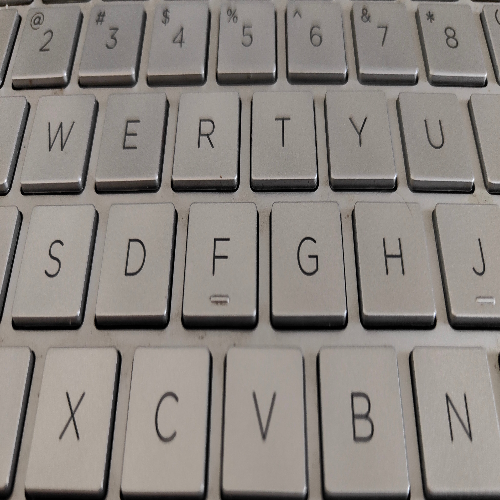
#> input picture Affine transformation/Sample.png, 500 x 500 px
$ python afffine_transformation.py
#> lines starting #> are read from the running program, lines starting #| are printed output that depends on the picture
import cv2
import numpy as np
import tkinter as tk
from tkinter.filedialog import *

photo = askopenfilename() # reading the input image
#> the answer given: Sample.png
img = cv2.imread(photo)
#> img is the input picture: shape (500, 500, 3); mean B, G, R 128.3, 133.4, 139.1
rows, columns, ch = img.shape
#> rows = 500; columns = 500; ch = 3
window = tk.Tk()
window.title("Perspective transform")
window.geometry('350x200')


# pts1 is an array storing coordinates of 3 points on the original image
pts1 = np.float32([[50,50],[200,50],[50,200]])
# pts2 is an array storing coordinates of 3 positions where the above points should be after the transformation
pts2 = np.float32([[10,100],[200,50],[100,250]])

Mat = cv2.getAffineTransform(pts1,pts2)
dst = cv2.warpAffine(img, Mat, (500,500))
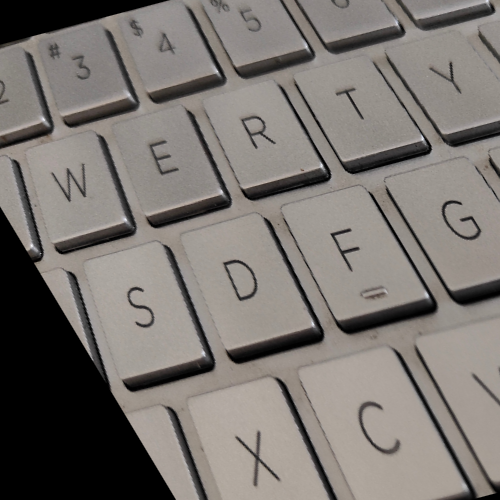
#> dst: shape (500, 500, 3); mean B, G, R 112.4, 116.8, 122

label = tk.Label(window, text="Points chosen on original image: " + str(pts1)).grid(row=0, column=1)
label = tk.Label(window, text="Points on transformed image: " + str(pts2)).grid(row=1, column=1)
label = tk.Label(window, text="The coordinates can be changed in the code ").grid(row=2, column=1)
# displaying the images
cv2.imshow("Original Image", img)
cv2.imshow("Transformed Image", dst)
cv2.waitKey(0)
cv2.destroyAllWindows()

window.mainloop()
